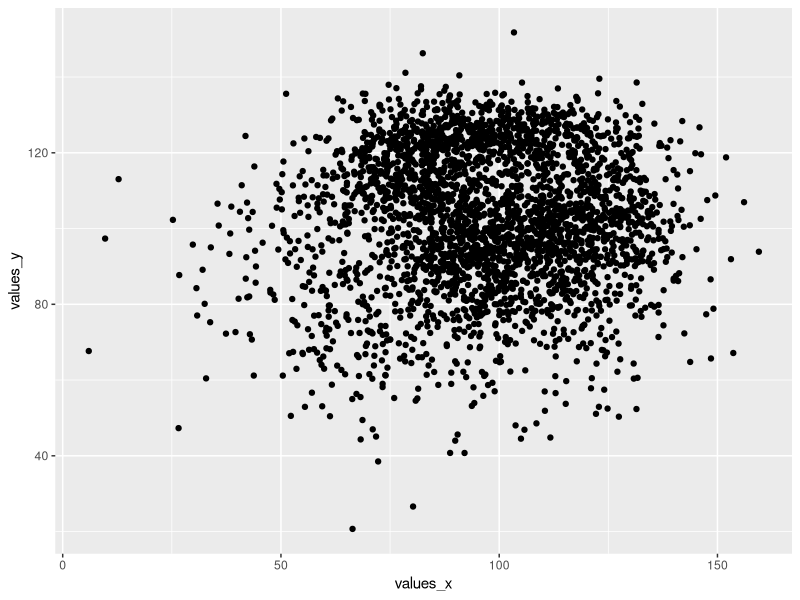
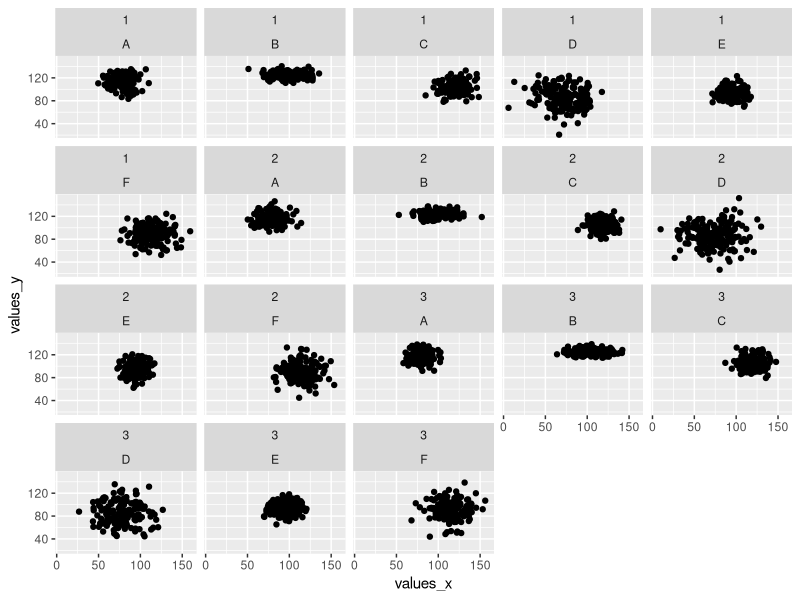
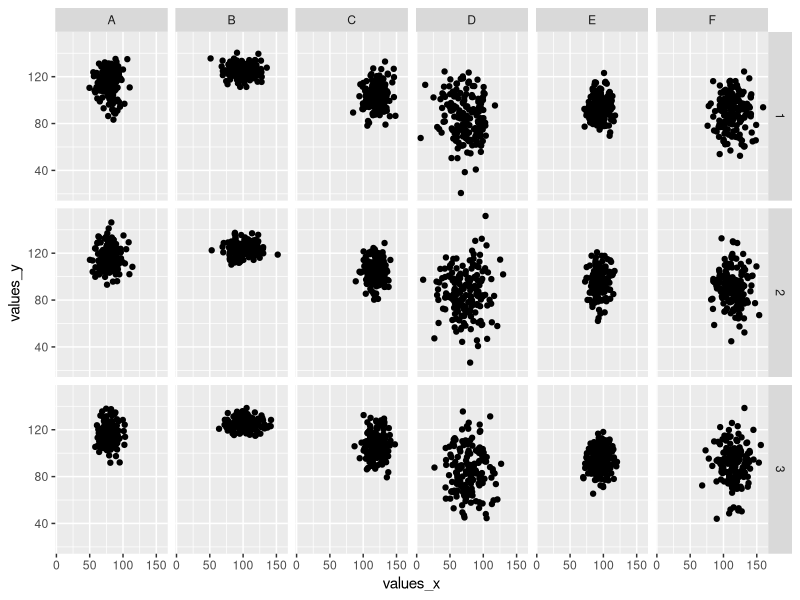

The R script that drew these images, in order:
## ---- chunk 1
knitr::opts_chunk$set(echo = TRUE, fig.align='center')

# title: About faceting
# author: jonathan
# revised: 14/3/2020 

WEB <- c("https://bioceed.uib.no/dropfolder/bioSTATS/Rmd/Visualizing/Faceted/about-faceting.html")
GIT <- c("https://github.com/jonathansoule/biostats/blob/master/Visualizing/Faceted/about-faceting.Rmd")
library(ggplot2)

## ---- chunk 2
# predictor variables
group <- c(rep("A", 500), rep("B", 500), rep("C", 500), rep("D", 500), rep("E", 500), rep("F", 500))
category <- as.factor(floor(runif(3000, min=1, max=4)))

# response variables
values_x <- c(rnorm(500, mean=80, sd=10), rnorm(500, mean=100, sd=15), rnorm(500, mean=120, sd=10), rnorm(500, mean=75, sd=20), rnorm(500, mean=95, sd=10), rnorm(500, mean=115, sd=15))
values_y <- c(rnorm(500, mean=115, sd=10), rnorm(500, mean=125, sd=5), rnorm(500, mean=105, sd=10), rnorm(500, mean=85, sd=20), rnorm(500, mean=95, sd=10), rnorm(500, mean=90, sd=15))

# dataframe
df <- data.frame(group, category, values_x, values_y)
## ---- chunk 3
baseplot <- ggplot(df, aes(values_x, values_y)) +
  geom_point()
baseplot
## ---- chunk 4
baseplot +
  facet_wrap(category~group)
## ---- chunk 5
baseplot +
  facet_grid(category~group)
